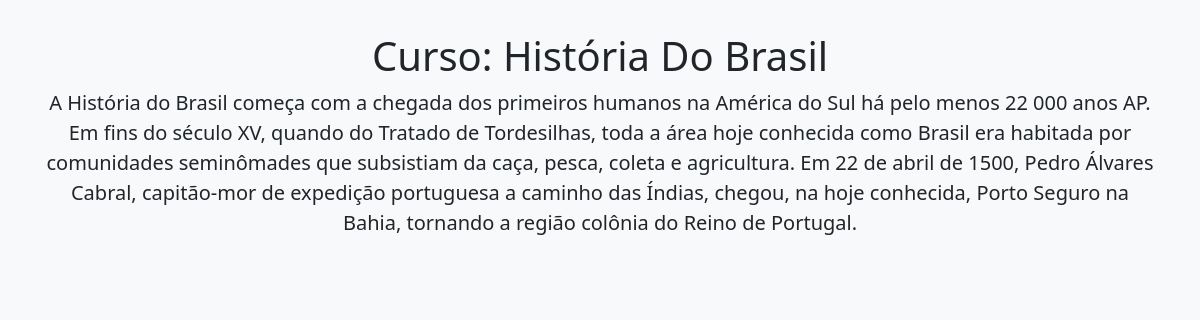
The page /curso/4 on the database its author committed.
### tables this page shows
CREATE TABLE cursos (
            id INTEGER PRIMARY KEY AUTOINCREMENT,
            titulo TEXT NOT NULL,
            descricao TEXT NOT NULL,
            imagem TEXT,
            autor TEXT
        );

### app.py (the view, shortened to what this page needs)
@app.route('/curso/<int:curso_id>')
def curso_detalhe(curso_id):
    conn = conectar()
    cursor = conn.cursor()
    cursor.execute("SELECT titulo, descricao, imagem, autor FROM cursos WHERE id = ?", (curso_id,))
    curso = cursor.fetchone()
    cursor.execute("SELECT id, titulo FROM modulos WHERE curso_id = ?", (curso_id,))
    modulos = cursor.fetchall()
    estrutura = []
    conn.close()
    return render_template('curso_detalhe.html', curso=curso, estrutura=estrutura)

### app.py (called while the page is built)
def conectar():
    return sqlite3.connect('database.db')

### templates/curso_detalhe.html (shortened to what this page needs)
<!DOCTYPE html>
<html lang="pt-BR">
<head>
  <link rel="stylesheet" href="https://cdn.jsdelivr.net/npm/bootstrap@5.3.2/dist/css/bootstrap.min.css">
</head>
<body>
  <div class="container">
    <div class="curso-header text-center">
      <h1>{{ curso[0] }}</h1>
      <p class="lead">{{ curso[1] }}</p>
    </div>
  </div>
</body>
</html>

### templates/curso_detalhe.html (style rules this page uses)
body { padding: 2rem; background-color: #f8f9fa; }
.curso-header { margin-bottom: 2rem; }

### rows shown on the page
cursos: titulo "Curso: História Do Brasil", descricao "A História do Brasil começa com a chegada dos primeiros humanos na América do Sul há pelo menos 22 000 anos AP. Em fins do século XV, quando do Tratado de Tordesilhas, toda a área hoje conhecida como Brasil era habitada por comunidades seminômades que subsistiam da caça, pesca, coleta e agricultura. Em 22 de abril de 1500, Pedro Álvares Cabral, capitão-mor de expedição portuguesa a caminho das Índias, chegou, na hoje conhecida, Porto Seguro na Bahia, tornando a região colônia do Reino de Portugal."
